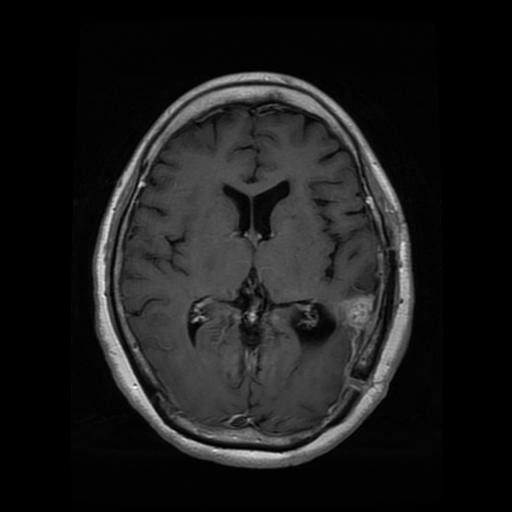
#> input picture SourceCode/presented_images/image/brisc2025_test_00017_gl_ax_t1.jpg, 512 x 512 px
$ python -i image_preprocess.py   (imports and definitions only)
#> lines starting #> are read from the running program, lines starting #| are printed output that depends on the picture
import os
import numpy as np
import cv2
from pathlib import Path
from tqdm import tqdm
import json
import matplotlib.pyplot as plt

def preprocess_image(img_path, target_size=224, apply_clahe=True, normalize=True,
                     clahe_clip_limit=2.0, clahe_tile_size=(8, 8), denoise=False):
#> called with target_size = 224, apply_clahe = True, normalize = True, clahe_clip_limit = 2, clahe_tile_size = (8, 8), denoise = False
    img = cv2.imread(str(img_path), cv2.IMREAD_GRAYSCALE)
#> img is the input picture: shape (512, 512); min 0, max 255, mean 27.4
    if img is None:
        print(f"Warning: Could not read {img_path}")
        return None

    # Validate image dimensions
    if img.shape[0] < 50 or img.shape[1] < 50:
        print(f"Warning: Image {img_path.name} too small ({img.shape}), skipping")
        return None

    # Denoise before resizing
    if denoise:
        img = cv2.fastNlMeansDenoising(img, None, h=10, templateWindowSize=7, searchWindowSize=21)

    # Resize
    img = cv2.resize(img, (target_size, target_size), interpolation=cv2.INTER_AREA)
#> img: shape (224, 224)

    # Apply CLAHE
    if apply_clahe:
        clahe = cv2.createCLAHE(clipLimit=clahe_clip_limit, tileGridSize=clahe_tile_size)
        img = clahe.apply(img)
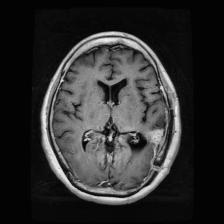
#> img: shape (224, 224); min 2, max 244, mean 46.7

    # Normalize to [0, 1]
    if normalize:
        img = img.astype(np.float32) / 255.0

    return img

>>> result = preprocess_image('../../presented_images/image/brisc2025_test_00017_gl_ax_t1.jpg')

$ run again, on SourceCode/presented_images/image/brisc2025_test_00055_gl_ax_t1.jpg
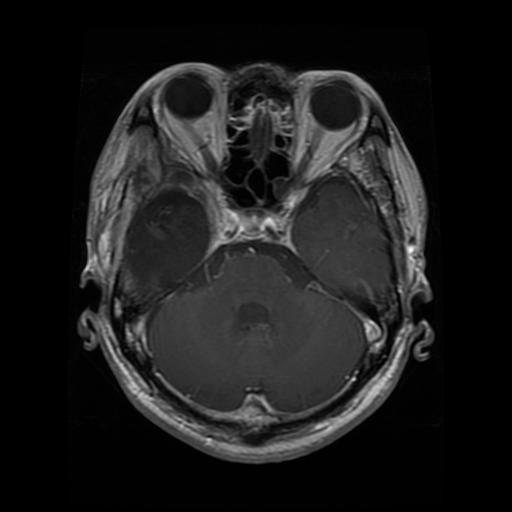
#> input picture SourceCode/presented_images/image/brisc2025_test_00055_gl_ax_t1.jpg, 512 x 512 px
#> in preprocess_image, img is the input picture: shape (512, 512); min 0, max 255, mean 28.3
#> in preprocess_image, `img = clahe.apply(img)`:
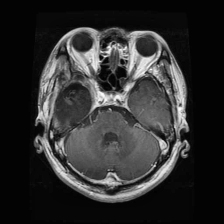
#> img: shape (224, 224); min 1, max 253, mean 46.6

$ run again, on SourceCode/presented_images/image/brisc2025_test_00071_gl_ax_t1.jpg
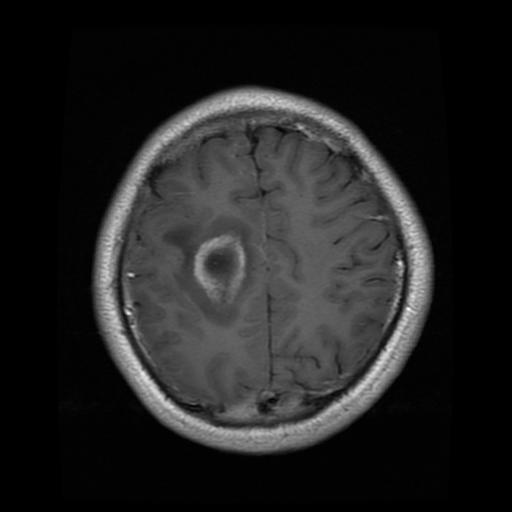
#> input picture SourceCode/presented_images/image/brisc2025_test_00071_gl_ax_t1.jpg, 512 x 512 px
#> in preprocess_image, img is the input picture: shape (512, 512); min 0, max 255, mean 33.3
#> in preprocess_image, `img = clahe.apply(img)`:
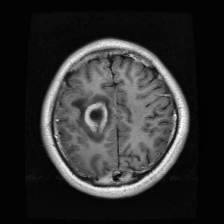
#> img: shape (224, 224); min 2, max 251, mean 46

$ run again, on SourceCode/presented_images/image/brisc2025_test_00127_gl_co_t1.jpg
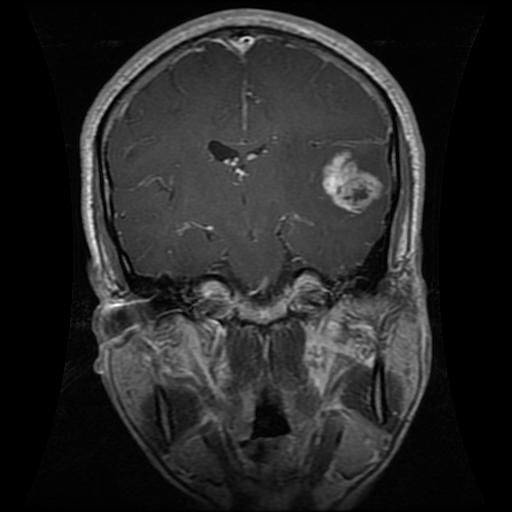
#> input picture SourceCode/presented_images/image/brisc2025_test_00127_gl_co_t1.jpg, 512 x 512 px
#> in preprocess_image, img is the input picture: shape (512, 512); min 0, max 255, mean 38.9
#> in preprocess_image, `img = clahe.apply(img)`:
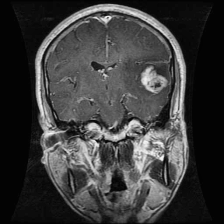
#> img: shape (224, 224); min 1, max 249, mean 59.5
